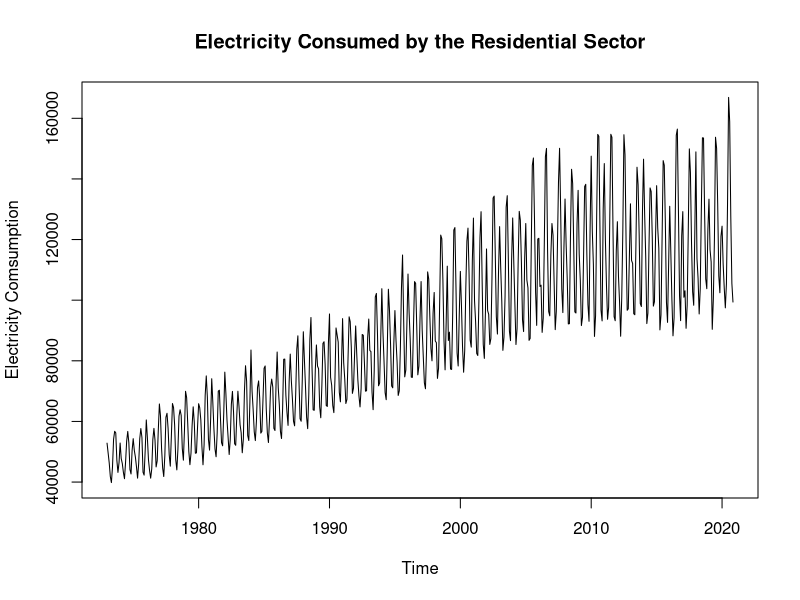
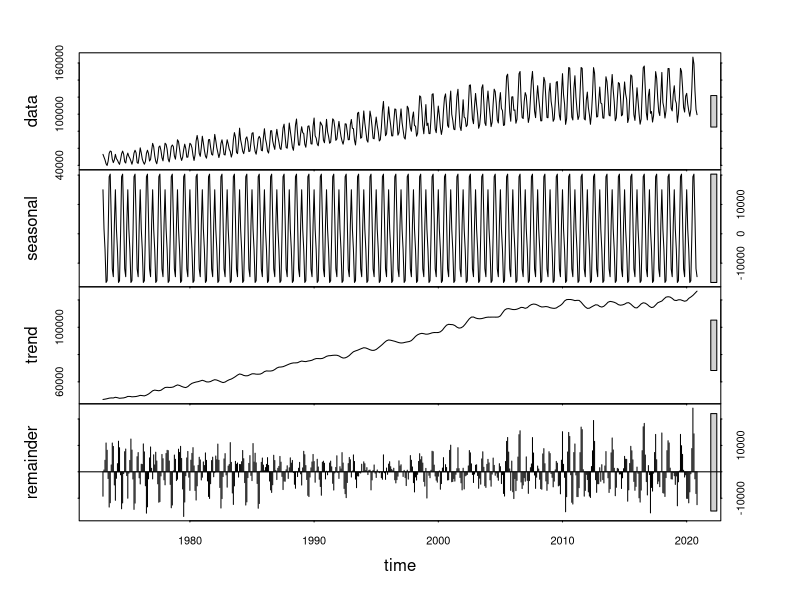
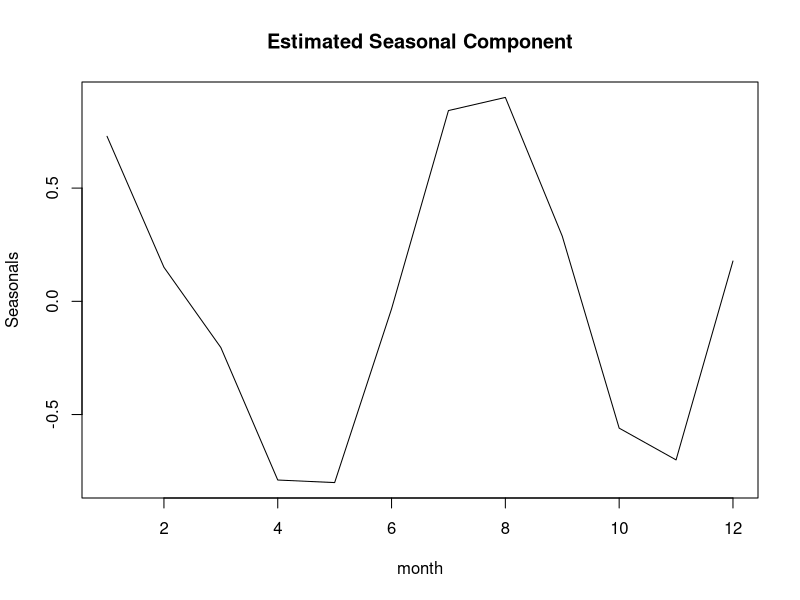

Write the R code that produced these figures, in order. (Note: this script raises an error after producing the figures.)
## ---- chunk 1
loadPkg = function(x) { if (!require(x,character.only=T, quietly =T)) { install.packages(x,dep=T,repos="http://cran.us.r-project.org"); if(!require(x,character.only=T)) stop("Package not found") } }

electricity=read.csv("Electricity_End_Use.csv")
electricity <- electricity[which(electricity$MSN == 'ESRCPUS'), ]
electricity <- electricity[which(electricity$YYYYMM >= 197301), ]
# YYYY13 is the average of the year, so it's cleaned for time series analysis
Y <- 197313
while (Y < 202013) {
   electricity <- electricity[which(electricity$YYYYMM != Y), ]
   Y = Y + 100
}
# "Value" is a factor. Need to use as.character before as.numeric.
electricity$Value <- as.character(electricity$Value)
electricity$Value <- as.numeric(electricity$Value)
y = electricity[,"Value"]
y <- ts(y, start = c(1973, 1), frequency = 12)
n = length(y)
ts.plot(y,main = 'Electricity Consumed by the Residential Sector',type = 'l',xlab = 'Time', ylab = 'Electricity Comsumption')
## ---- chunk 2
plot(stl(y, s.window = 'periodic'))
## ---- chunk 3
trndseas=function(y,seas,lam,degtrnd){
  
# requires the R-package 'pracma'
  
# fits  a trend plus seasonal for the "best" Box-Cox 
# transformation.
  
# input: y, observed series; seas, seasons
  
# input: lam, the grid of Box-Cox transformations (lambda values)
  
# input: degtrnd, degree of the polynomial trend, if
# degtrnd=0, then the fitted trend is constant.
  
# output:  coef, regression coefficients - the
# first degtrnd+1 values for the trend part and the
# rest associated with the seasonals
  
# output: fit, fitted y-values; res, residuals,
  
# output: trend, fitted trend; season, fitted seasonals
  
# output: rsq, adjusted r-square values for different lambda in the
  
# output: lamopt, the value of lambda (among those supplied 
# in the vector lam) at which r-square is maximum.

m=length(lam)
n=length(y)

# Part of design matrix for estimating trend
if(degtrnd>0) {
   tm=seq(1/n,1,by=1/n)
   x1=poly(tm,degree=degtrnd,raw=TRUE)
   x1=cbind(rep(1,n),x1)
   } else {
    x1=as.matrix(rep(1,n),ncol=1)
   }

# Part of design matrix for estimating seasonality
x2=NULL
if(seas>1){
sn=rep(1:seas,length.out=n)
x2=factor(sn,levels=unique(sn),ordered=TRUE)
x2=model.matrix(~x2-1)
m2=ncol(x2)
m21=m2-1
x2=x2[,1:m21]-matrix(rep(x2[,m2],m21),ncol=m21,nrow=nrow(x2),byrow=F)
}

x=cbind(x1,x2)  # design matrix

xx=t(x)%*%x
rsq=rep(1,m)
m1=ncol(x1)     #degtrnd+1
m11=m1+1
mx=ncol(x)      # degtrnd+1+seas-1

for(i in 1:m) {
  if (lam[i]==0) {
    yt=log(y)
  } else {
    yt=y^lam[i]
   }
  xy=t(x)%*%yt
  coef=solve(xx,xy)
  fit=x%*%coef
  res=yt-fit
  ssto=(n-1)*var(yt)
  sse=t(res)%*%res
  rsq[i]=1-((n-1)/(n-mx))*sse/ssto
  }

  ii=which.max(rsq)
  lamopt=lam[ii]
  if (lamopt==0) {
    yt=log(y)
  } else {
    yt=y^lamopt
   }
  xy=t(x)%*%yt
  coef=solve(xx,xy)
  fit=x%*%coef
  trnd=x1%*%coef[1:m1]
  season=NULL
  if(seas>1){
  season=c(coef[m11:mx],-sum(coef[m11:mx]))
  }
  res=yt-fit

  result=list(coef=coef,fitted=fit,trend=trnd,residual=res,season=season,rsq=rsq,lamopt=lamopt)
  return(result)
}
## ---- chunk 4
lam= seq(-1,1, by=0.05)
mod= trndseas(y, seas = 12,lam = lam, degtrnd = 1)
mod$lamopt
## ---- chunk 5
month= 1:12
mod = trndseas(y, seas = 12,lam = 0.25,degtrnd = 1)
m.fit = mod$trend
m.fit <- ts(m.fit, start = c(1973, 1), frequency = 12)
#ts.plot(y ^ 0.25, m.fit, main='Estimated Trend')
## ---- chunk 6
plot(month,mod$season,type='l',ylab='Seasonals',main='Estimated Seasonal Component')
## ---- chunk 7
library(forecast)
loadPkg("Metrics")
electricity <- electricity[which(electricity$YYYYMM <= 201911), ]
train = electricity[,"Value"]
train <- ts(train, start = c(2005, 1), frequency = 12)
pred_stlf<-forecast(stl(train, s.window="periodic"), method="ets")
loadPkg("highcharter") # to use hchart function
## ---- chunk 8
hchart(pred_stlf)
n2 = n - 12
## ---- chunk 9
HW <- HoltWinters(train)
HWfc <- forecast(HW, h=12)
hchart(HWfc)
#data.table(true = y[-(1:n2)], predict = HWfc$mean, diff = y[-(1:n2)] - HWfc$mean)
## ---- chunk 10
fit_ets<-ets(train)
ETSfc <- forecast(fit_ets, h=12)
hchart(ETSfc)
## ---- chunk 11
fit_ARIMA<-auto.arima(train)
ARIMAfc <- forecast(fit_ARIMA, h=12)
hchart(ARIMAfc)
#accuracy(forecast(fit,h=12),y[-(1:n2)])
## ---- chunk 12
fit_ARIMA
